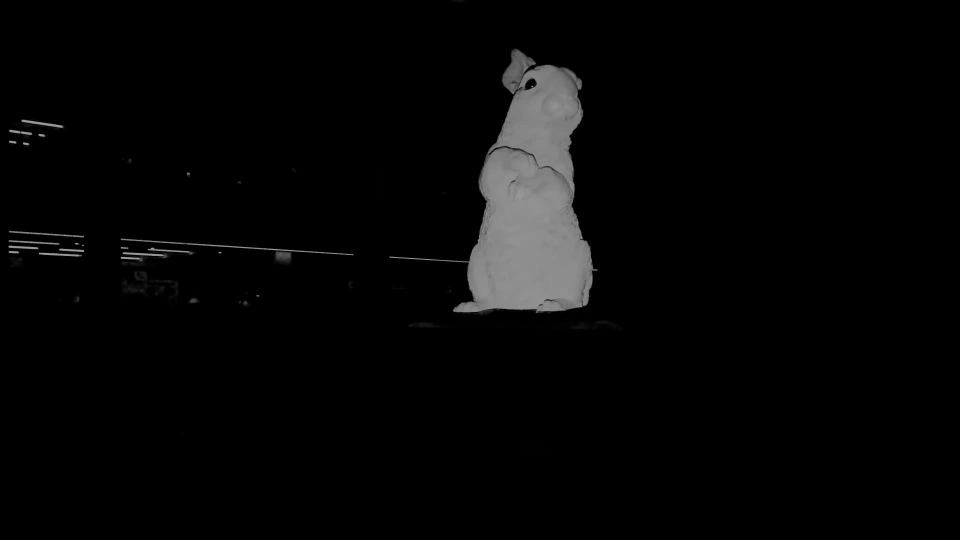
#> input picture Image0.png, 1920 x 1080 px (shown at 1/2 size)
$ python analyze_iou.py
#> lines starting #> are read from the running program, lines starting #| are printed output that depends on the picture; after the words box and inside, x2 and y2 are one past the last pixel; in counts of white or black regions, pixels touching at a corner belong together
# analyze_iou.py
# IoUの詳細分析 - 不一致部分の可視化と分析
#
# py -3.11 analyze_iou.py

import math
from pathlib import Path
import numpy as np
import cv2

BASE_DIR = Path(__file__).parent

INPUT_IMAGE = BASE_DIR / "Image0.png"
MODEL_PATH = BASE_DIR / "models_rabit_obj" / "rabit_low.obj"

OUT_DIR = BASE_DIR / "iou_analysis"

RENDER_SIZE = 512
NORM_SIZE = 256

BBOX_MARGIN_RATIO = 0.12
CAMERA_FOV = 45.0
INITIAL_RX = -90.0

# test49の最適解
BEST_THETA = 94.674
BEST_PHI = -79.350
BEST_ROLL = 58.876
BEST_CAM_X = -0.4372
BEST_CAM_Y = -0.418
BEST_CAM_Z = 2.7199


def ensure_dir(p):
    p.mkdir(parents=True, exist_ok=True)


def imread_unicode(path):
    data = np.fromfile(str(path), dtype=np.uint8)
    return cv2.imdecode(data, cv2.IMREAD_COLOR)
#> returned value is the input picture: shape (1080, 1920, 3); min 0, max 165, mean 6.3


def load_obj(path):
    vertices, faces = [], []
    with open(path, "r", encoding="utf-8", errors="ignore") as f:
        for line in f:
            parts = line.strip().split()
            if not parts:
                continue
            if parts[0] == "v" and len(parts) >= 4:
                vertices.append([float(parts[1]), float(parts[2]), float(parts[3])])
            elif parts[0] == "f":
                idxs = []
                for p in parts[1:]:
                    idx = p.split("/")[0]
                    if idx:
                        idxs.append(int(idx) - 1)
                for i in range(1, len(idxs) - 1):
                    faces.append([idxs[0], idxs[i], idxs[i + 1]])
    return np.array(vertices, dtype=np.float32), np.array(faces, dtype=np.int32)


def normalize_vertices(v):
    v = v.copy()
    v -= v.mean(axis=0)
    v /= np.abs(v).max() * 2
    return v


def rot_x(deg):
    a = math.radians(deg)
    return np.array([[1,0,0],[0,math.cos(a),-math.sin(a)],[0,math.sin(a),math.cos(a)]], dtype=np.float32)


def rot_y(deg):
    a = math.radians(deg)
    return np.array([[math.cos(a),0,math.sin(a)],[0,1,0],[-math.sin(a),0,math.cos(a)]], dtype=np.float32)


def rot_z(deg):
    a = math.radians(deg)
    return np.array([[math.cos(a),-math.sin(a),0],[math.sin(a),math.cos(a),0],[0,0,1]], dtype=np.float32)


def render_silhouette(v, faces, theta, phi, roll, cam_x, cam_y, cam_z, size):
    rx = INITIAL_RX + phi
    ry = -theta
    rz = roll

    R = rot_x(rx) @ rot_y(ry) @ rot_z(rz)
    verts = (R @ v.T).T

    vx = verts[:, 0] - cam_x
    vy = verts[:, 1] - cam_y
    vz = cam_z - verts[:, 2]
    vz = np.clip(vz, 0.1, None)

    f = size / (2.0 * math.tan(math.radians(CAMERA_FOV / 2.0)))
    px = (vx / vz) * f + size * 0.5
    py = size * 0.5 - (vy / vz) * f

    sil = np.zeros((size, size), dtype=np.uint8)
    for a, b, c in faces:
        pts = np.array([[px[a], py[a]], [px[b], py[b]], [px[c], py[c]]], dtype=np.int32)
        cv2.fillConvexPoly(sil, pts.reshape(-1, 1, 2), 255)

    return (sil > 0).astype(np.float32)


def bbox_from_mask(mask):
    ys, xs = np.where(mask > 0)
    if len(xs) == 0:
        return None
    return int(xs.min()), int(ys.min()), int(xs.max()), int(ys.max())


def expand_bbox(x0, y0, x1, y1, w, h, margin_ratio):
    bw, bh = x1 - x0, y1 - y0
    m = int(max(bw, bh) * margin_ratio)
    return max(0, x0 - m), max(0, y0 - m), min(w - 1, x1 + m), min(h - 1, y1 + m)


def crop_and_resize(img, bbox, size, interpolation=cv2.INTER_LINEAR):
    x0, y0, x1, y1 = bbox
    crop = img[y0:y1+1, x0:x1+1]
    return cv2.resize(crop, (size, size), interpolation=interpolation)


def main():
    ensure_dir(OUT_DIR)

    print("=" * 60)
    print("IoU Analysis")
    print("=" * 60)

    # 画像読み込み
    sil_img = imread_unicode(INPUT_IMAGE)
    H, W = sil_img.shape[:2]
#> H = 1080; W = 1920

    # ターゲットマスク
    gray = cv2.cvtColor(sil_img, cv2.COLOR_BGR2GRAY)
    _, mask = cv2.threshold(gray, 10, 1, cv2.THRESH_BINARY)
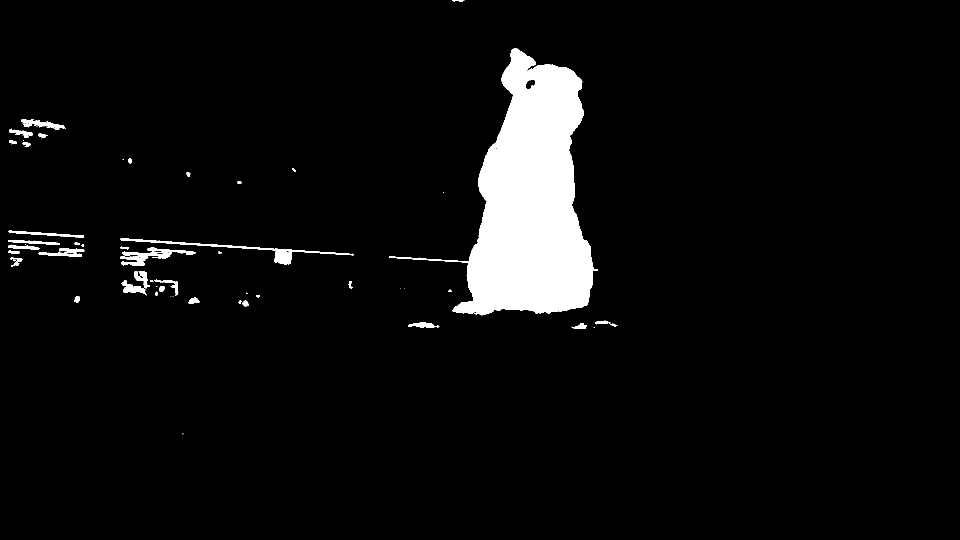
#> mask: shape (1080, 1920) (shown at 1/2 size); values 0 (black) and 1 (white), 5.1% white; 82 white regions (38 under 20 px), largest, box (x1, y1, x2, y2) and area: (778, 96, 1196, 631) 94853, (241, 477, 708, 529) 2474, (241, 503, 344, 532) 1352
    kernel = np.ones((5, 5), np.uint8)
    mask = cv2.morphologyEx(mask, cv2.MORPH_CLOSE, kernel)
#> mask: shape (1080, 1920); values 0 (black) and 1 (white), 5.2% white; 43 white regions (10 under 20 px), largest, box (x1, y1, x2, y2) and area: (778, 96, 1196, 631) 95032, (241, 477, 708, 529) 2529, (241, 493, 392, 532) 2249
    mask = cv2.morphologyEx(mask, cv2.MORPH_OPEN, kernel)
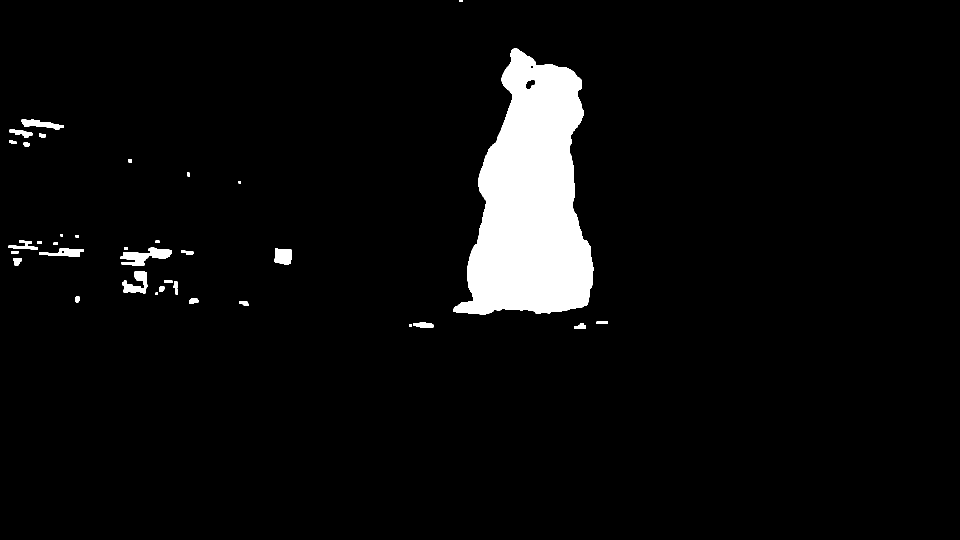
#> mask: shape (1080, 1920) (shown at 1/2 size); values 0 (black) and 1 (white), 5% white; 38 white regions, largest, box (x1, y1, x2, y2) and area: (906, 97, 1188, 630) 94505, (241, 495, 344, 532) 1891, (245, 543, 295, 587) 1191
    num, labels, stats, _ = cv2.connectedComponentsWithStats(mask)
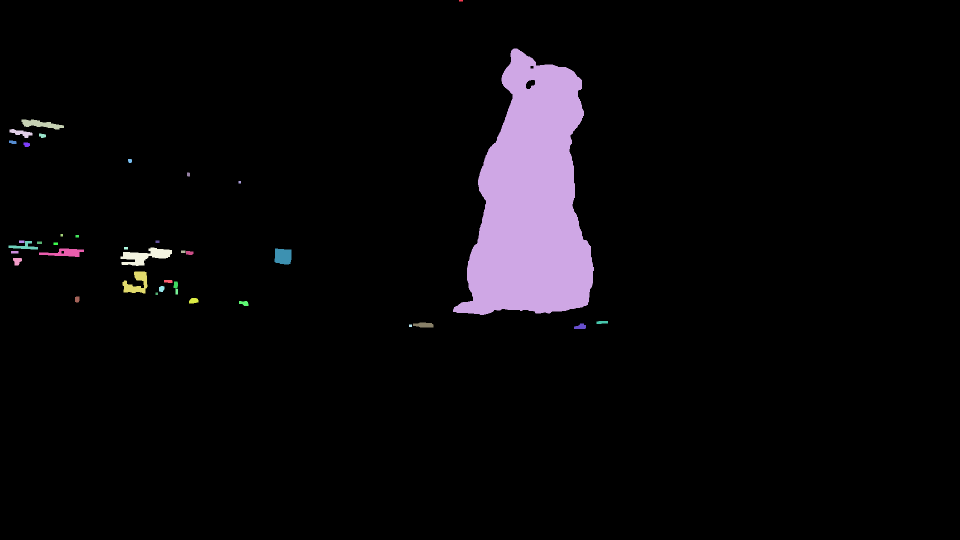
#> labels: shape (1080, 1920) int32 (shown at 1/2 size); 39 distinct labels, from 0 to 38; one colour per label, 0 black
#> num = 39; stats = 39 rows, first 6: [0, 0, 1920, 1080, 1969864], [918, 0, 8, 3, 24], [906, 97, 282, 533, 94505], [43, 239, 85, 20, 886], [19, 258, 46, 18, 392], [78, 267, 14, 9, 96]
    if num > 1:
        largest = 1 + np.argmax(stats[1:, cv2.CC_STAT_AREA])
#> largest = 2
        mask = (labels == largest).astype(np.uint8)
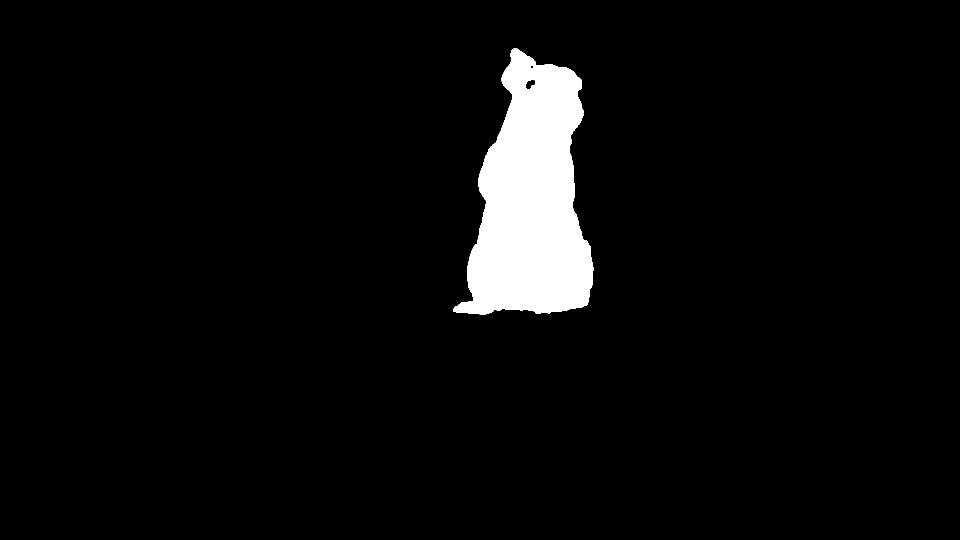
#> mask: shape (1080, 1920) (shown at 1/2 size); values 0 (black) and 1 (white), 4.6% white; 1 white region, box (x1, y1, x2, y2) and area: (906, 97, 1188, 630) 94505

    # バウンディングボックス
    bb = bbox_from_mask(mask)
#> bb = (906, 97, 1187, 629)
    x0, y0, x1, y1 = expand_bbox(*bb, W, H, BBOX_MARGIN_RATIO)
#> x0 = 843; y0 = 34; x1 = 1250; y1 = 692

    target_sil = crop_and_resize(mask, (x0, y0, x1, y1), NORM_SIZE, cv2.INTER_NEAREST)
#> in crop_and_resize, `crop = img[y0:y1+1, x0:x1+1]`:
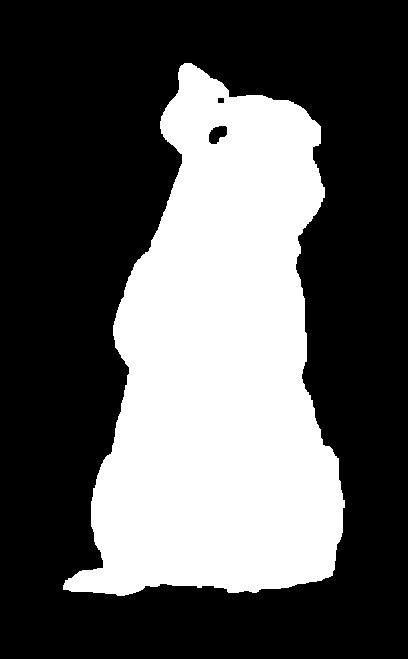
#> crop: shape (659, 408); values 0 (black) and 1 (white), 35.1% white; 1 white region, box (x1, y1, x2, y2) and area: (63, 63, 345, 596) 94505
#> in crop_and_resize, `return cv2.resize(crop, (size, size), interpolation=interpolation)`:
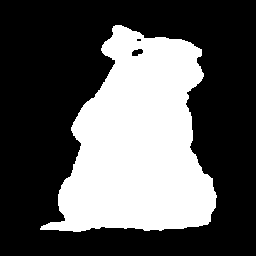
#> returned value: shape (256, 256); values 0 (black) and 1 (white), 35.1% white; 1 white region, box (x1, y1, x2, y2) and area: (40, 25, 217, 232) 23016
    target_sil = (target_sil > 0).astype(np.float32)

    # メッシュ
    v_np, faces_np = load_obj(MODEL_PATH)
    v_np = normalize_vertices(v_np)

    # レンダリング
    sil = render_silhouette(v_np, faces_np, BEST_THETA, BEST_PHI, BEST_ROLL,
                            BEST_CAM_X, BEST_CAM_Y, BEST_CAM_Z, RENDER_SIZE)
    bb_render = bbox_from_mask(sil)
    bx0, by0, bx1, by1 = expand_bbox(*bb_render, RENDER_SIZE, RENDER_SIZE, BBOX_MARGIN_RATIO)
    model_sil = crop_and_resize(sil, (bx0, by0, bx1, by1), NORM_SIZE, cv2.INTER_NEAREST)

    # マスクをbool化
    target = target_sil > 0
    model = model_sil > 0

    # 詳細分析
    intersection = np.logical_and(target, model).sum()
    union = np.logical_or(target, model).sum()
    target_only = np.logical_and(target, ~model).sum()  # ターゲットにあってモデルにない
    model_only = np.logical_and(model, ~target).sum()   # モデルにあってターゲットにない

    iou = intersection / union if union > 0 else 0

    print(f"\n[Pixel counts]")
    print(f"  Target pixels:       {target.sum():6d}")
    print(f"  Model pixels:        {model.sum():6d}")
    print(f"  Intersection:        {intersection:6d}")
    print(f"  Union:               {union:6d}")
    print(f"  Target only (FN):    {target_only:6d}  (赤: モデルが足りない)")
    print(f"  Model only (FP):     {model_only:6d}  (緑: モデルがはみ出し)")

    print(f"\n[IoU breakdown]")
    print(f"  IoU:                 {iou:.6f} ({iou*100:.4f}%)")
    print(f"  100% - IoU:          {(1-iou)*100:.4f}%")
    print(f"  Error pixels:        {target_only + model_only:6d}")
    print(f"    Target only rate:  {target_only/union*100:.4f}%")
    print(f"    Model only rate:   {model_only/union*100:.4f}%")

    # 理論上の最大IoU（モデルとターゲットが同じ面積の場合）
    print(f"\n[Theoretical analysis]")
    pixel_diff = abs(target.sum() - model.sum())
    print(f"  Pixel count difference: {pixel_diff}")
    # 面積差がある場合、完全重畳でもIoU < 100%
    if target.sum() > model.sum():
        max_possible_iou = model.sum() / target.sum()
    else:
        max_possible_iou = target.sum() / model.sum()
    print(f"  If perfectly aligned (area diff only): {max_possible_iou*100:.4f}%")

    # 出力画像
    # 1. オーバーレイ（従来通り）
    overlay = np.zeros((NORM_SIZE, NORM_SIZE, 3), dtype=np.uint8)
    overlay[:, :, 2] = (target * 255).astype(np.uint8)   # 赤 = ターゲット
    overlay[:, :, 1] = (model * 255).astype(np.uint8)    # 緑 = モデル
    cv2.imwrite(str(OUT_DIR / "1_overlay.png"), overlay)

    # 2. 不一致部分のみ（拡大版）
    mismatch = np.zeros((NORM_SIZE, NORM_SIZE, 3), dtype=np.uint8)
    mismatch[np.logical_and(target, ~model), 2] = 255   # 赤 = FN (ターゲットのみ)
    mismatch[np.logical_and(model, ~target), 1] = 255   # 緑 = FP (モデルのみ)
    mismatch[np.logical_and(target, model), :] = 50     # グレー = 一致
    cv2.imwrite(str(OUT_DIR / "2_mismatch.png"), mismatch)

    # 3. 輪郭のみの比較
    target_u8 = (target * 255).astype(np.uint8)
    model_u8 = (model * 255).astype(np.uint8)
    target_contour = cv2.Canny(target_u8, 100, 200)
    model_contour = cv2.Canny(model_u8, 100, 200)

    contour_overlay = np.zeros((NORM_SIZE, NORM_SIZE, 3), dtype=np.uint8)
    contour_overlay[:, :, 2] = target_contour   # 赤 = ターゲット輪郭
    contour_overlay[:, :, 1] = model_contour    # 緑 = モデル輪郭
    cv2.imwrite(str(OUT_DIR / "3_contours.png"), contour_overlay)

    # 4. 各シルエット単体
    cv2.imwrite(str(OUT_DIR / "4_target.png"), target_u8)
    cv2.imwrite(str(OUT_DIR / "5_model.png"), model_u8)

    # 5. 元画像とモデルの重ね合わせ（元サイズ）
    sil_full = render_silhouette(v_np, faces_np, BEST_THETA, BEST_PHI, BEST_ROLL,
                                  BEST_CAM_X, BEST_CAM_Y, BEST_CAM_Z, RENDER_SIZE)
    # ターゲットのBBに合わせてリサイズ・配置
    bb_w, bb_h = x1 - x0, y1 - y0
    sil_resized = cv2.resize(model_sil, (bb_w, bb_h), interpolation=cv2.INTER_NEAREST)

    overlay_original = sil_img.copy()
    sil_color = np.zeros((bb_h, bb_w, 3), dtype=np.uint8)
    sil_color[:, :, 1] = (sil_resized * 255).astype(np.uint8)

    # 半透明合成
    roi = overlay_original[y0:y1, x0:x1]
    overlay_original[y0:y1, x0:x1] = cv2.addWeighted(roi, 0.7, sil_color, 0.3, 0)
    cv2.imwrite(str(OUT_DIR / "6_original_overlay.png"), overlay_original)

    print(f"\n[Output files]")
    print(f"  {OUT_DIR}/1_overlay.png        - 赤=ターゲット, 緑=モデル, 黄=一致")
    print(f"  {OUT_DIR}/2_mismatch.png       - 赤=FN, 緑=FP, グレー=一致")
    print(f"  {OUT_DIR}/3_contours.png       - 輪郭線のみ")
    print(f"  {OUT_DIR}/4_target.png         - ターゲットシルエット")
    print(f"  {OUT_DIR}/5_model.png          - モデルシルエット")
    print(f"  {OUT_DIR}/6_original_overlay.png - 元画像との重ね合わせ")

    print("\n" + "=" * 60)


if __name__ == "__main__":
#> (the run stopped early here; a loop or call above may not have finished)
